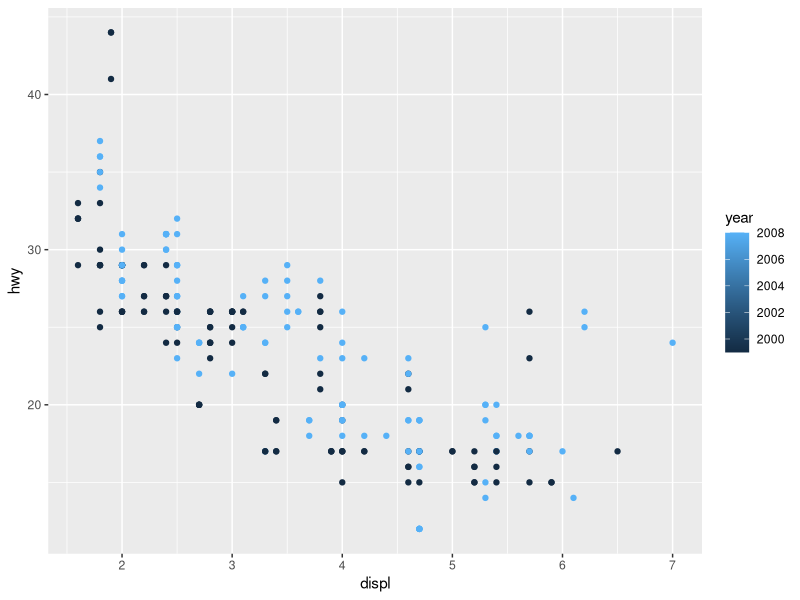
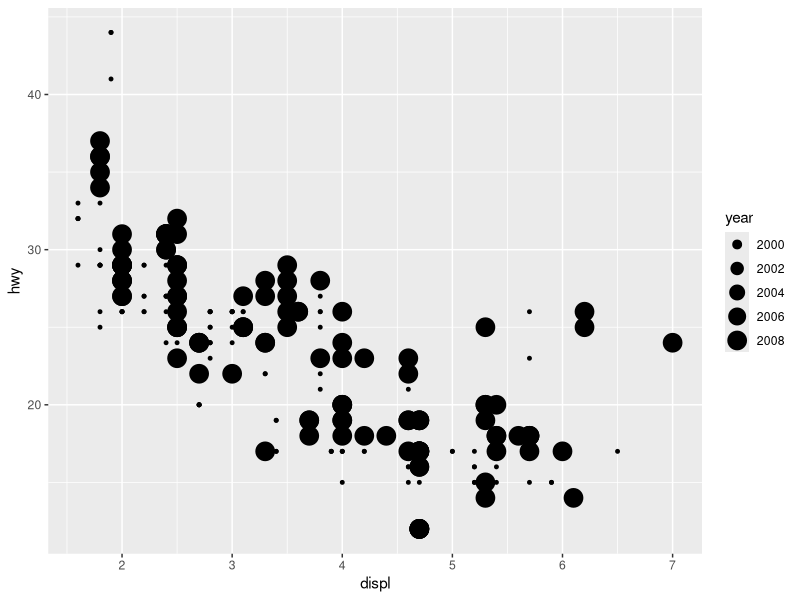
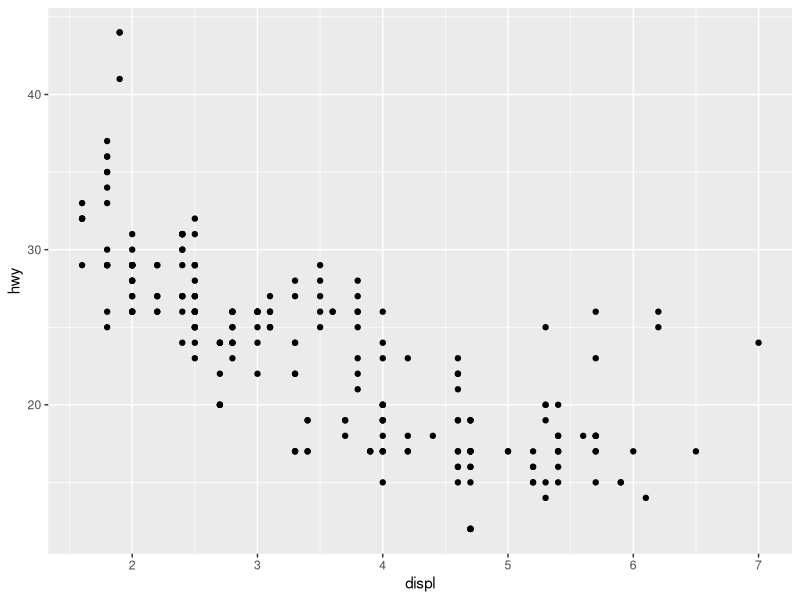
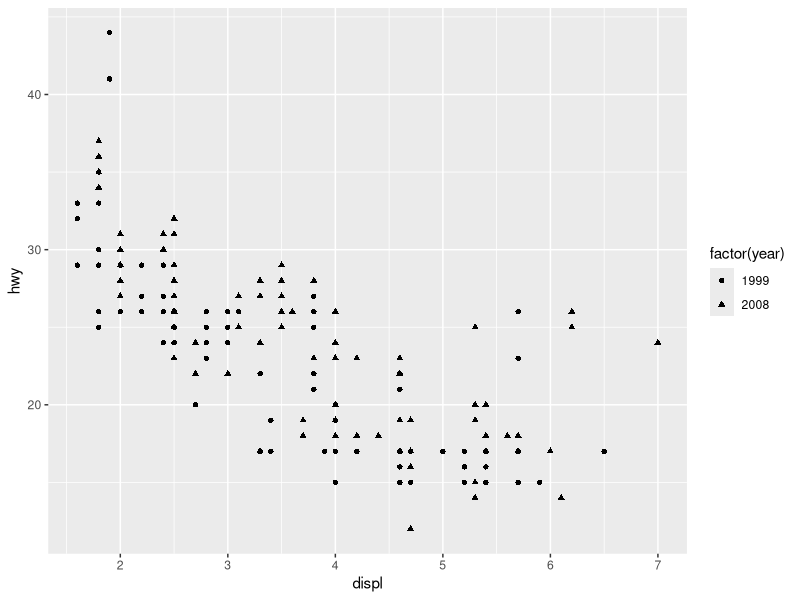
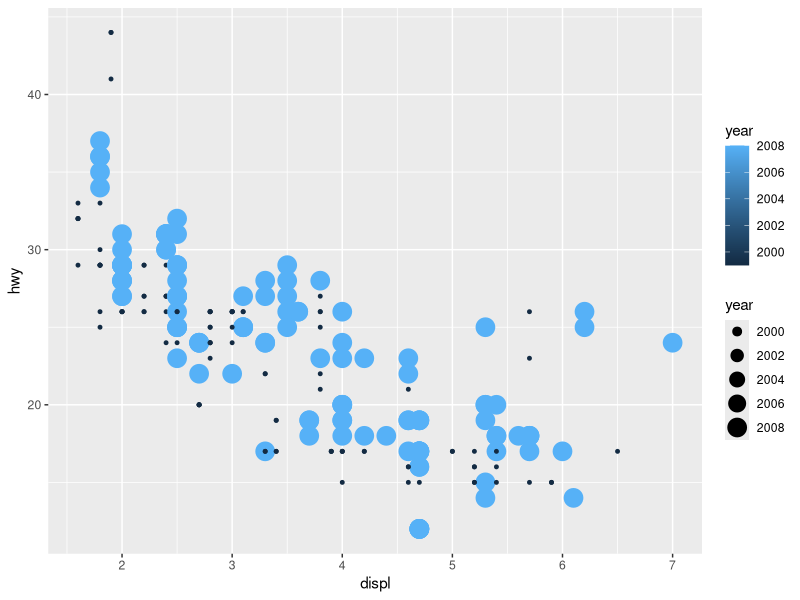
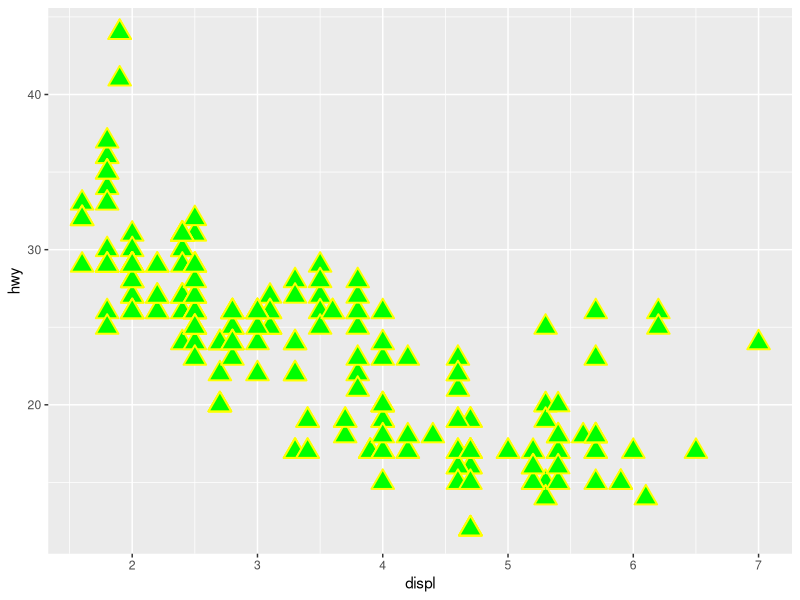
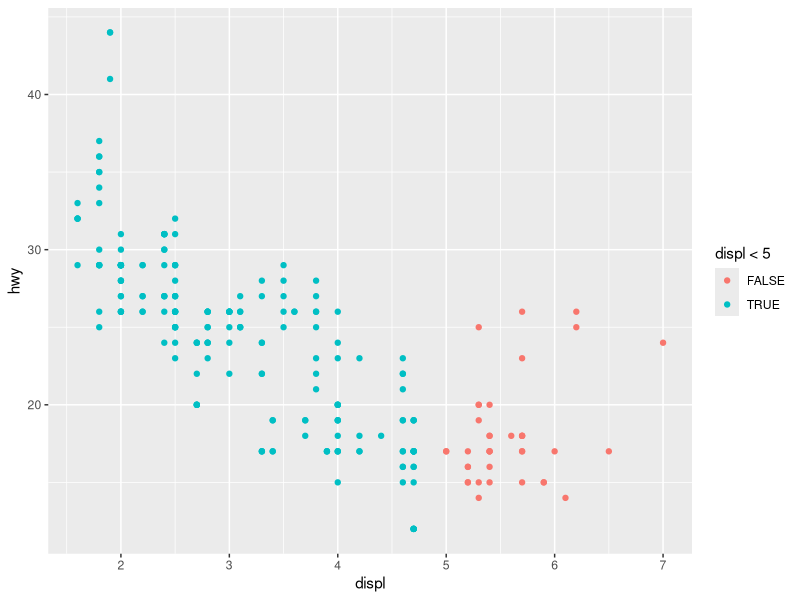

These figures' R source, in order:
## ---- chunk 1
knitr::opts_chunk$set(echo = TRUE)
## ---- chunk 2
library(ggplot2)
## ---- chunk 3
ggplot(data = mpg) +
  geom_point(mapping = aes(x = displ , y = hwy, color = year))
## ---- chunk 4
ggplot(data = mpg) +
  geom_point(mapping = aes(x = displ , y = hwy, size = year))
## ---- chunk 5
ggplot(data = mpg) +
  geom_point(mapping = aes(x = displ , y = hwy))
## ---- chunk 6
ggplot(data = mpg) +
  geom_point(mapping = aes(x = displ , y = hwy, shape = factor(year)))
## ---- chunk 7
ggplot(data = mpg) +
  geom_point(mapping = aes(x = displ , y = hwy, color = year, size = year))
## ---- chunk 8
ggplot(data = mpg) +
  geom_point(mapping = aes(x = displ , y = hwy), shape = 24, color = "#FFFF00" , fill = "green", size = 5, stroke = 1)
## ---- chunk 9
ggplot(data = mpg) +
  geom_point(mapping = aes(x = displ , y = hwy, colour = displ < 5))
